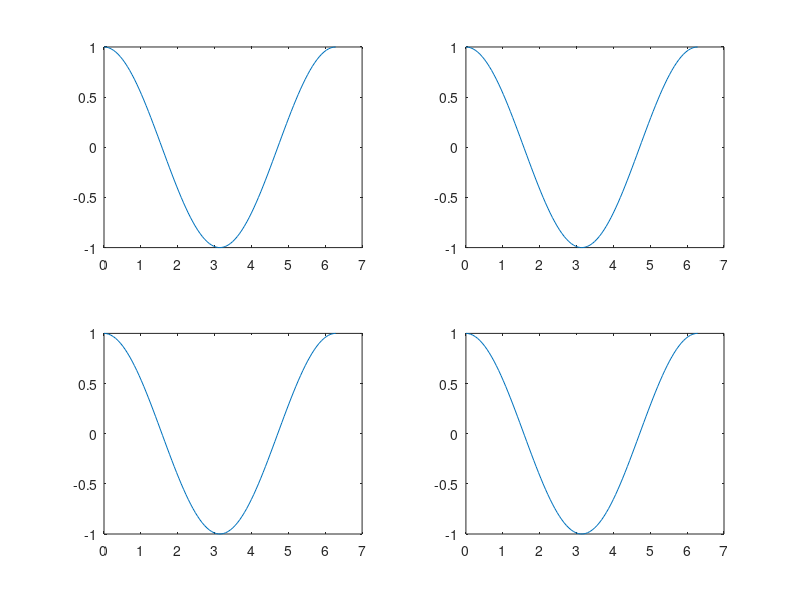

Source code (MATLAB): (Note: this script raises an error after producing the figure.)
%% Using labelSubPlots

clear; clc; close all
cd('/Users/duncan/Documents/GitHub/labelSubPlots'); 

%% Example 1 
% 2 x 2 subplot 
figure();
x=linspace(0,2*pi);
for i = 1:4 
    subplot(2,2,i)
    plot(x,cos(x));
end
labelSubPlots();
% auto_save('ex1'); 

%% Example 2 
% 2 x 2 subplot with 3 axes 
figure();
x=linspace(0,2*pi);
subplot(2,2,1)
plot(x,cos(x));
subplot(2,2,2)
plot(x,cos(x));
subplot(2,2,[3 4])
plot(x,cos(x));

labelSubPlots();
% auto_save('ex1'); 

%% Example 3 
% number labels 
figure();
x=linspace(0,2*pi);
for i = 1:4 
    subplot(2,2,i)
    plot(x,cos(x));
end
labelSubPlots('assignments', ['1' '2' '3' '4']);
% auto_save('ex1'); 

%% Example 4 
% Better position for 2x2 grid 
figure();
x=linspace(0,2*pi);
for i = 1:4 
    subplot(2,2,i)
    plot(x,cos(x));
end
labelSubPlots('assignPosX', -0.2, 'assignPosY', 1.2);
% auto_save('ex1'); 

%% Example 5 
% Lower on y-axis, but separate x-axis positions 
figure();
x=linspace(0,2*pi);
for i = 1:4 
    subplot(2,2,i)
    plot(x,cos(x));
end
labelSubPlots('assignPosY', 1, 'assignPosX', -0.2:0.1:0.1);
% auto_save('ex1'); 
